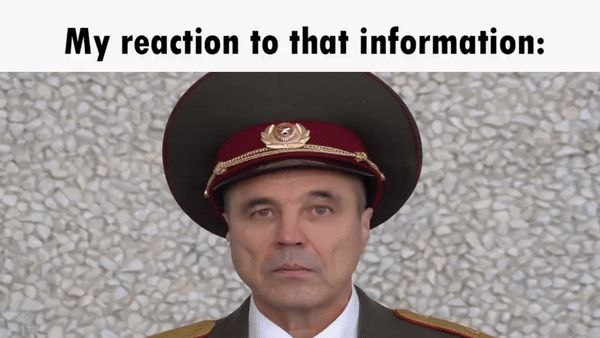
#> input picture lab12/face2.jpg, 600 x 338 px
$ jupyter execute lab12_1.ipynb
#> lines starting #> are read from the running program, lines starting #| are printed output that depends on the picture; after the words box and inside, x2 and y2 are one past the last pixel; in counts of white or black regions, pixels touching at a corner belong together
[cell 1]
import cv2 as cv
from matplotlib import pyplot as plt

# Обнаружение лиц каскадными классификаторами
# https://docs.opencv.org/3.4/db/d28/tutorial_cascade_classifier.html

face_cascade = cv.CascadeClassifier(cv.data.haarcascades + 'haarcascade_frontalface_default.xml')
eye_cascade  = cv.CascadeClassifier(cv.data.haarcascades + 'haarcascade_eye.xml')

img = cv.imread("./face2.jpg")
#> img is the input picture: shape (338, 600, 3); mean B, G, R 149, 150.1, 159.1
assert img is not None, "Файл не найден."

[cell 2]
# Преобразуем в оттенки серого
gray = cv.cvtColor(img, cv.COLOR_BGR2GRAY)
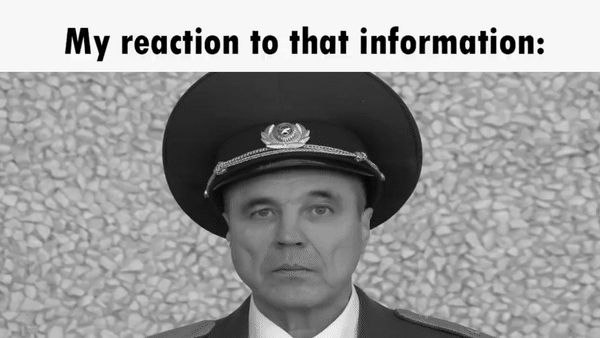
#> gray: shape (338, 600); min 0, max 255, mean 152.7

# Обнаруживаем лица
faces = face_cascade.detectMultiScale(gray, scaleFactor=1.3, minNeighbors=5)
#> faces = [[218, 155, 150, 150]]

for (x, y, w, h) in faces:
    cv.rectangle(img, (x, y), (x + w, y + h), (255, 0, 0), 2)

    roi_gray  = gray[y:y+h, x:x+w]
    roi_color = img[y:y+h, x:x+w]

    eyes = eye_cascade.detectMultiScale(roi_gray)
    for (ex, ey, ew, eh) in eyes:
        cv.rectangle(roi_color, (ex, ey), (ex + ew, ey + eh), (0, 255, 0), 2)
#> this loop made 1 pass
#> (x, y, w, h, eyes) on pass 1: (218, 155, 150, 150, [[82, 36, 37, 37], [24, 37, 38, 38]])
#> pass 1, `roi_gray  = gray[y:y+h, x:x+w]`:
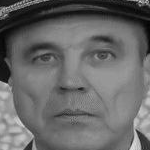
#> roi_gray: shape (150, 150); min 3, max 223, mean 104.6
#> pass 1, `roi_color = img[y:y+h, x:x+w]`:
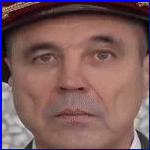
#> roi_color: shape (150, 150, 3); mean B, G, R 95.8, 92.3, 124.8
#> after the loop:
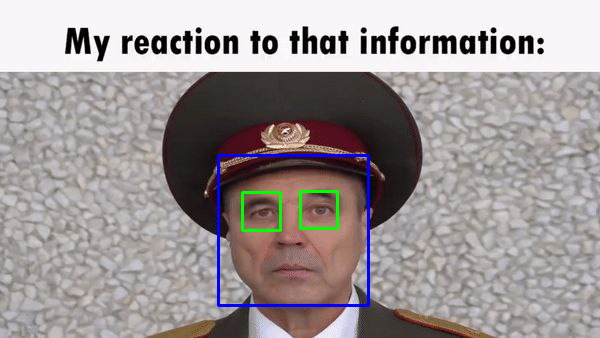
#> img: shape (338, 600, 3); 1.33% of pixels changed, all inside (x1, y1, x2, y2) = (217, 154, 370, 307)
#> after the loop:
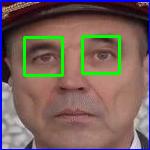
#> roi_color: shape (150, 150, 3); 3.96% of pixels changed, all inside (x1, y1, x2, y2) = (23, 35, 121, 77)


plt.imshow(img)

$ run again, with lab12/face.jpg copied over lab12/face2.jpg
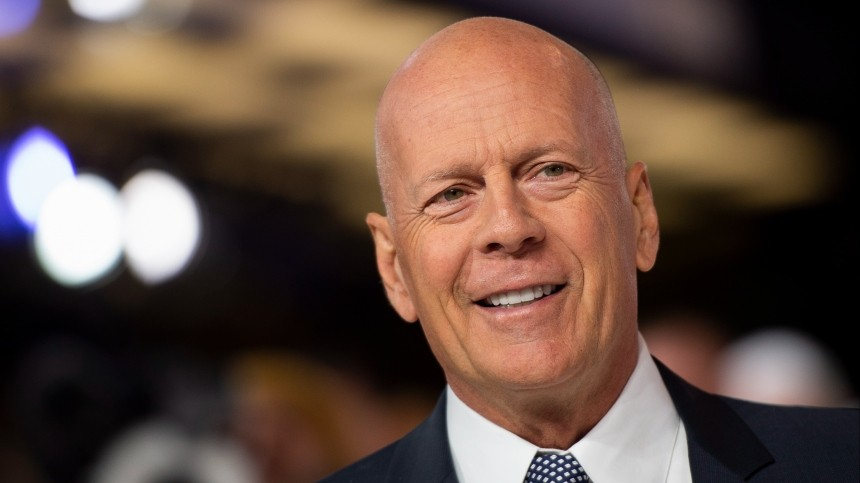
#> input picture lab12/face.jpg, 860 x 483 px
#> img is the input picture: shape (483, 860, 3); mean B, G, R 65.3, 76.3, 98.7
#> `gray = cv.cvtColor(img, cv.COLOR_BGR2GRAY)`:
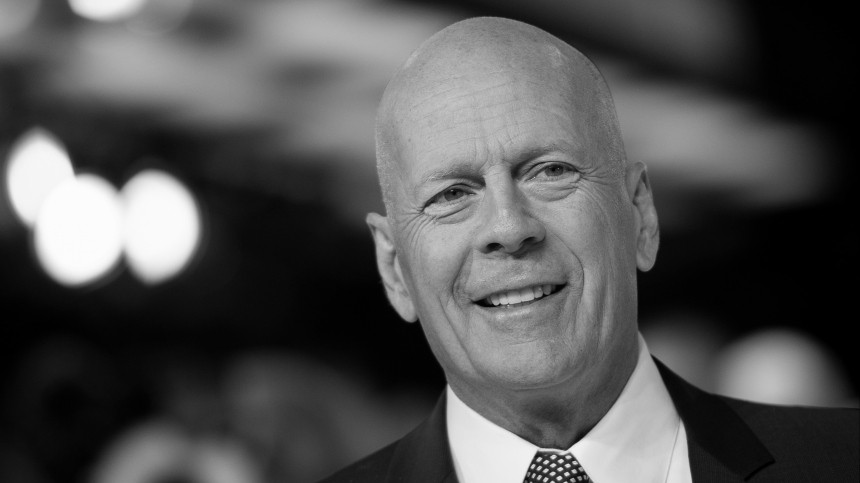
#> gray: shape (483, 860); min 0, max 253, mean 81.8
#> faces = [[364, 73, 278, 278]]
#> the loop `for (x, y, w, h) in faces:` made 1 pass
#> after the loop `for (x, y, w, h) in faces:`:
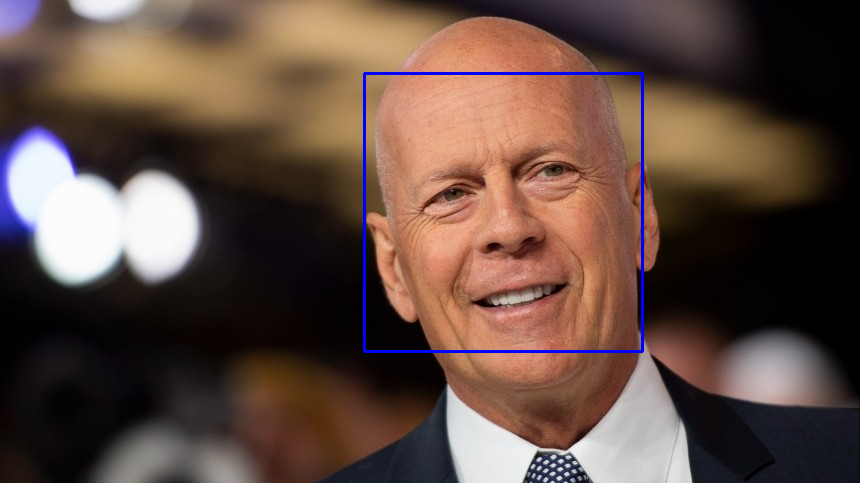
#> img: shape (483, 860, 3); 0.8% of pixels changed, all inside (x1, y1, x2, y2) = (363, 72, 644, 353)
